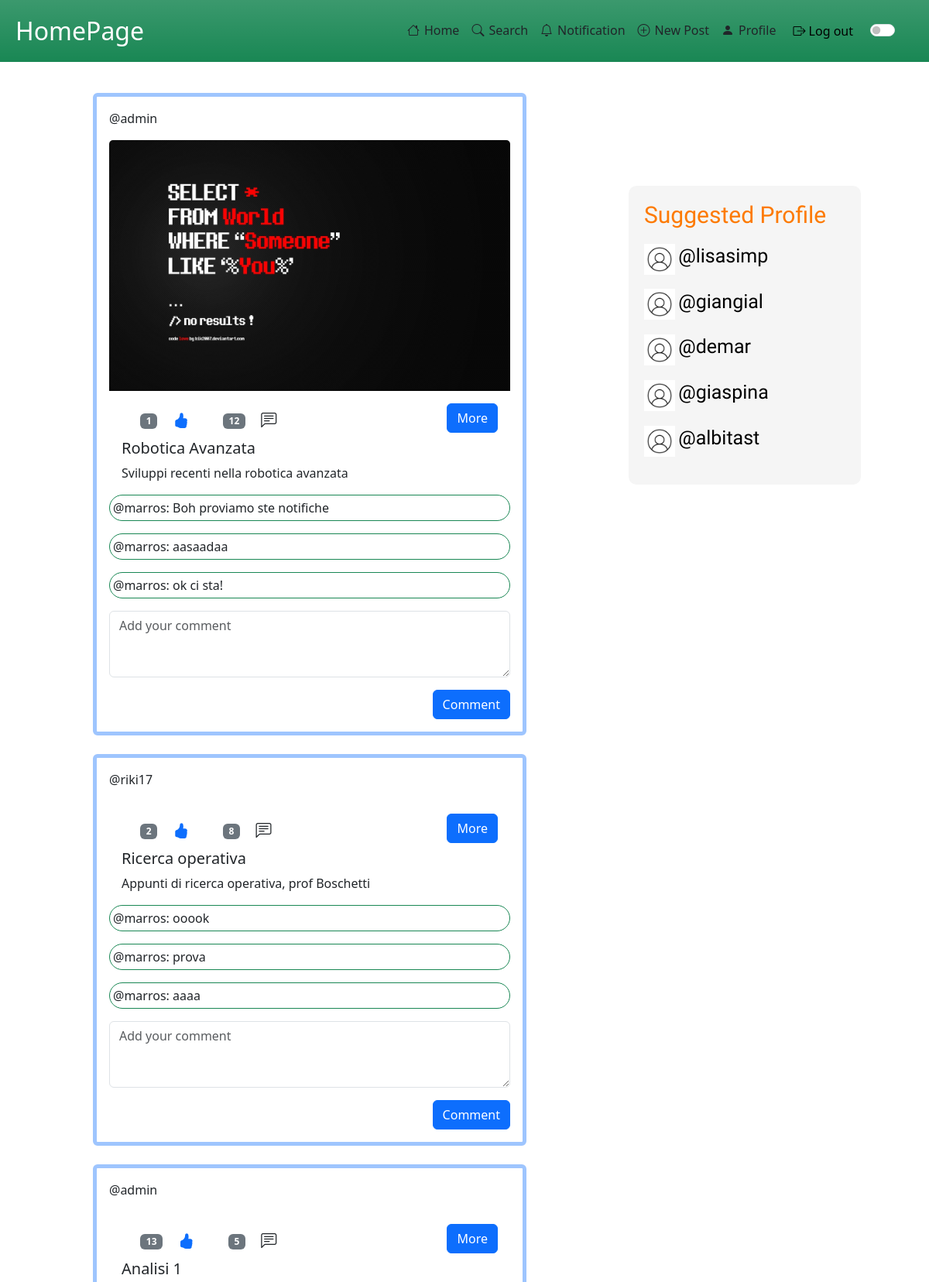
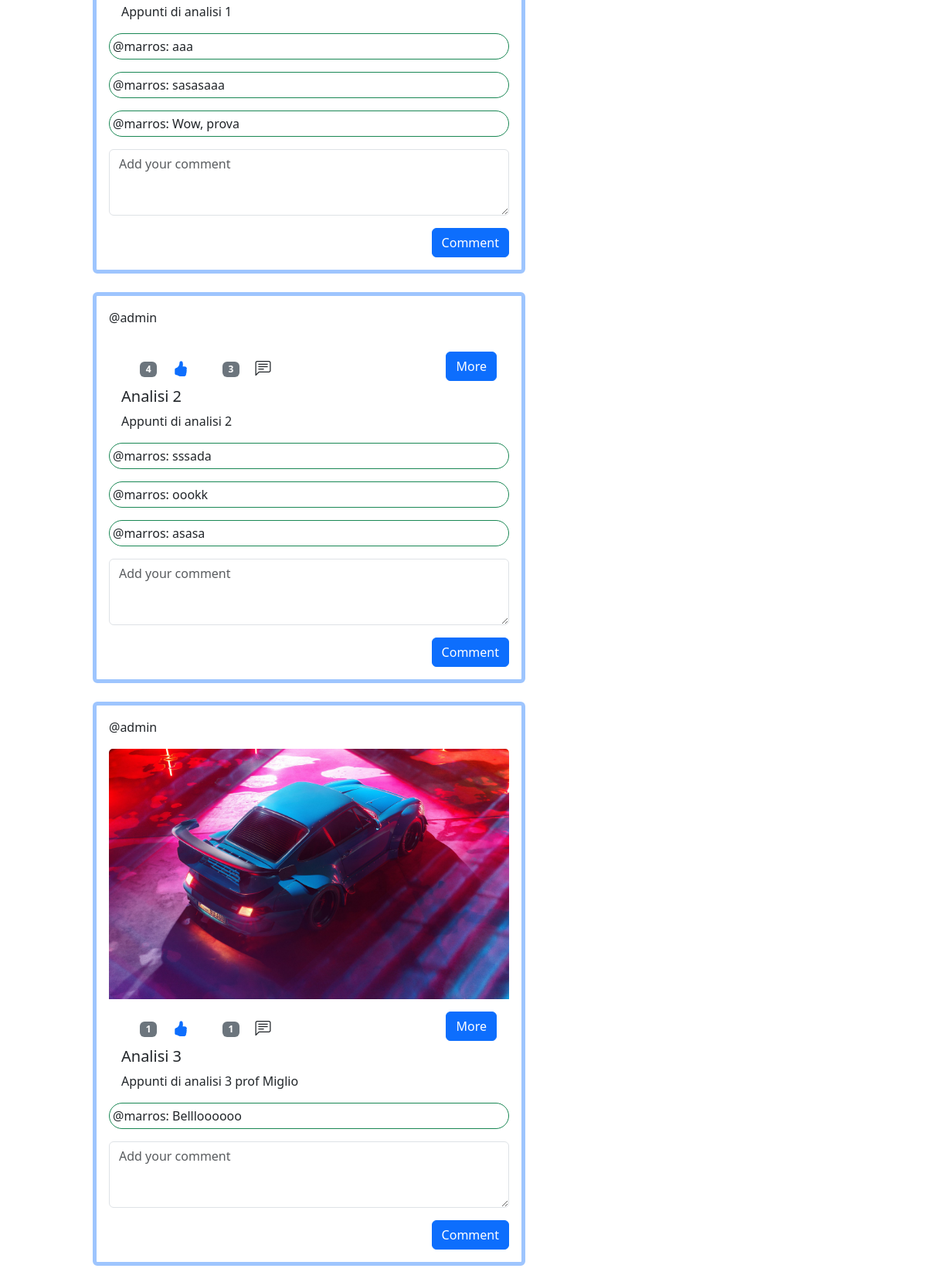
The app's page /website/index.php (signed in, upper part) with its own data (2 pictures, top to bottom).
### tables this page shows
CREATE TABLE `post` (
  `IdPost` int(11) NOT NULL,
  `Title` tinytext NOT NULL,
  `Description` text DEFAULT NULL,
  `NumberVote` int(11) NOT NULL,
  `NumberComment` int(11) NOT NULL,
  `IdUser` int(11) NOT NULL,
  `IdMedia` int(11) NOT NULL,
  `IdPreview` int(11) DEFAULT NULL,
  `IdCategory` int(11) DEFAULT NULL,
  `Date` datetime DEFAULT NULL
);

CREATE TABLE `utente` (
  `IdUser` int(11) NOT NULL,
  `Name` varchar(100) NOT NULL,
  `Surname` varchar(100) NOT NULL,
  `NumberFollower` int(11) NOT NULL,
  `NumberPost` int(11) NOT NULL,
  `Username` varchar(100) NOT NULL,
  `Email` varchar(100) NOT NULL,
  `Password` varchar(255) NOT NULL,
  `Description` tinytext DEFAULT NULL,
  `IdMedia` int(11) DEFAULT NULL
);

CREATE TABLE `media` (
  `IdMedia` int(11) NOT NULL,
  `FileName` tinytext NOT NULL,
  `FilePath` tinytext NOT NULL,
  `Extension` varchar(10) DEFAULT NULL
);

CREATE TABLE `usercomment` (
  `IdComment` int(11) NOT NULL,
  `CommentText` text NOT NULL,
  `IdPost` int(11) NOT NULL,
  `IdUser` int(11) NOT NULL
);

### website/includes/database.php (called while the page is built, shortened)
<?php
class DataBaseHelper
{
    private $db;
    public function __construct($hostname, $username, $password, $dbname, $port)
    {
        $this->db = new mysqli($hostname, $username, $password, $dbname, $port);
    }
    public function execQuery($query, $retType = MYSQLI_BOTH)
    {
        $stmt = $this->db->prepare($query);
        $stmt->execute();
        $res = $stmt->get_result();
        return $res == FALSE ? "" : $res->fetch_all($retType);
    }
};
$dbh = new DataBaseHelper("localhost", "root", "", "noteforall", 3307);

### website/index.php (the view, shortened to what this page needs)
<!DOCTYPE html>
<html lang="en">
<head>
    <link href="https://cdn.jsdelivr.net/npm/bootstrap@5.3.2/dist/css/bootstrap.min.css" rel="stylesheet">
</head>
<body>
    <?php
    require_once("includes/database.php");
    include_once("includes/navbar.php");
    include_once("includes/utils.php");
    $bar = new Navbar("./");
    $bar->drawNavbar("HomePage");
    $query = "SELECT post.*
        FROM post
        JOIN follow ON post.IdUser = follow.IdDst
        WHERE follow.IdSrc = {$_SESSION['userId']}
        ORDER BY post.Date DESC;";
    $res = $dbh->execQuery($query);
    ?>
    <div class="container-fluid mt-3">
        <div class="row">
            <div class="col-lg-8 col-md-12 col-12 justify-content-center" id="postContainer">
                <?php
                $counter = 0;
                foreach ($res as $post) {
                ?>
                    <div class="card border border-5 border-primary-subtle rounded mx-auto mt-4 p-3" style="max-width: 35rem;" id="div<?php echo $post['IdPost']?>">
                        <?php
                        $queryAuthor = "SELECT * from utente WHERE IdUser = {$post['IdUser']};";
                        $authorUser = $dbh->execQuery($queryAuthor)[0];
                        $queryPreview = "SELECT FilePath from media WHERE IdMedia = {$post['IdPreview']};";
                        $previewPath = $dbh->execQuery($queryPreview)[0]['FilePath'];
                        ?>
                        <p><?php echo (drawLinkUsername($authorUser["Username"], $authorUser["IdUser"], "profile/profilePage.php")); ?></p>
                        <img src="<?php echo $previewPath ?>" class="card-img-top img-fluid" alt="">
                        <div class="card-body">
                            <div class="row">
                                <div class="col">
                                    <span class="badge bg-secondary ms-4"><?php echo $post['NumberVote'] ?></span>
                                    <button type="button" class="btn btn-lg <?php echo (getClass($dbh, $post['IdPost']) ? "" : "d-none"); ?>" style="border: none;" onclick="dislikePost('<?php echo $post['IdPost'] ?>','<?php echo $post['IdUser'] ?>')" id="bttLikeFill<?php echo $post['IdPost'] ?>"><i class="bi bi-hand-thumbs-up-fill text-primary"></i></button>
                                    <span class="badge bg-secondary ms-4"><?php echo $post['NumberComment'] ?></span>
                                    <button type="button" class="btn btn-lg" style="border: none;"><i class="bi bi-chat-left-text"></i></button>
                                    <a href="post/viewPost.php?id=<?php echo ($post["IdPost"]); ?>" class="float-end">
                                        <button class="btn btn-primary">More</button>
                                    </a>
                                    <h5 class="card-title"><?php echo $post["Title"] ?></h5>
                                    <p class="card-text"><?php echo $post["Description"] ?></p>
                                </div>
                            </div>
                        </div>
                        <?php
                        $queryComments = "SELECT * FROM usercomment WHERE IdPost = {$post['IdPost']}
                                ORDER BY IdComment DESC LIMIT 3;";
                        $comments = $dbh->execQuery($queryComments);
                        foreach ($comments as $comment) {
                            $queryUserComment = "SELECT Username from utente WHERE IdUser = {$comment['IdUser']};";
                            $userComment = $dbh->execQuery($queryUserComment);
                        ?>
                            <p class="border border-success rounded-pill p-1">@<?php echo $userComment[0]['Username'] ?>: <?php echo $comment['CommentText'] ?></p>
                        <?php
                        }
                        ?>
                        <form action="addComment.php" method="POST">
                            <div class="form-group">
                                <textarea class="form-control" id="textAreaComment" rows="3" placeholder="Add your comment" name="commentText"></textarea>
                                <input type="submit" value="Comment" id="submitComment" class="btn btn-primary mt-3 float-end">
                            </div>
                        </form>
                    </div>
                <?php
                    $counter++;
                    if ($counter == 10) {
                        break;
                    }
                }
                ?>
            </div>
            <div class="col-lg-3 d-none d-lg-block">
                <div style="background: #F5F5F5; position: fixed; top: 30vh; padding: 20px; border-radius: 10px; width: 300px;">
                    <h1 style="font-family: 'Thasadith', sans-serif; font-size: 30px; color: #FD7A01; white-space: nowrap; overflow: hidden; text-overflow: ellipsis; width: 300px;">Suggested Profile</h1>
                    <ul class="list-unstyled">
                        <?php
                        $queryProfile = "SELECT u.*
                            FROM utente u
                            WHERE u.IdUser <> {$_SESSION['userId']}
                            AND u.IdUser NOT IN (SELECT f.IdDst FROM follow f WHERE f.IdSrc = {$_SESSION['userId']})
                            ORDER BY RAND()
                            LIMIT 5;";
                        $res = $dbh->execQuery($queryProfile);
                        foreach ($res as $suggested) {
                        ?>
                            <li class="mt-3">
                                <img src="immagine_profilo.jpg" alt="" width="40" height="40">
                                <a href="profile/profilePage.php?user=<?php echo ($suggested["IdUser"]); ?>" style="font-family: 'Thasadith', sans-serif; font-size: 25px; color: black; text-decoration: none; width: 300px;">@<?php echo $suggested["Username"] ?></a>
                            </li>
                        <?php
                        }
                        ?>
                    </ul>
                </div>
            </div>
        </div>
    </div>
</body>
</html>
<?php
function getClass($dbh, $idPost)
{
    $query = "SELECT * FROM vote WHERE IdPost = '$idPost' AND IdUser = '{$_SESSION['userId']}';";
    $res = $dbh->execQuery($query);
    return count($res) > 0;
}
?>

### website/includes/navbar.php (shortened to what this page needs)
<?php
include_once("utils.php");
?>
<?php
class Navbar
{
    private $homePath;
    private $logout = "includes/logOut.php";
    private $homePage = "index.php";
    private $searchPage = "search/search.php";
    private $notifPage = "notification/notification.php";
    private $newPostPage = "post/newPost.php";
    private $profilePage = "profile/profilePage.php";
    public function __construct($homePath)
    {
        $this->homePath = $homePath;
    }
    public function drawNavbar($pageName)
    {
?>
        <link rel="stylesheet" href="https://cdn.jsdelivr.net/npm/bootstrap-icons@1.11.2/font/bootstrap-icons.min.css">
        <nav class="navbar sticky-top navbar-expand-md bg-success bg-gradient text-white">
            <div class="container-fluid">
                <p class="navbar-brand text-white fs-2 p-2 m-0" href="#"><?php echo ($pageName); ?></p>
                <div class="offcanvas offcanvas-end" tabindex="-1" id="navbarOffcanvasLg" aria-labelledby="navbarOffcanvasLgLabel">
                    <div class="offcanvas-body">
                        <ul class="navbar-nav justify-content-end flex-grow-1 pe-3">
                            <li class="nav-item p-2">
                                <a class="icon-link icon-link-hover link-dark link-underline-opacity-0 link-underline-opacity-75-hover" href="<?php echo (($this->homePath) . ($this->homePage)); ?>">
                                    <i class="bi bi-house mb-2" aria-hidden="true"></i>
                                    Home
                                </a>
                            </li>
                            <li class="nav-item p-2">
                                <a class="icon-link icon-link-hover link-dark link-underline-opacity-0 link-underline-opacity-75-hover" href="<?php echo (($this->homePath) . ($this->searchPage)); ?>">
                                    <i class="bi bi-search mb-2"></i>
                                    Search
                                </a>
                            </li>
                            <li class="nav-item p-2">
                                <a class="icon-link icon-link-hover link-dark link-underline-opacity-0 link-underline-opacity-75-hover" href="<?php echo (($this->homePath) . ($this->notifPage)); ?>">
                                    <i class="bi bi-bell mb-2"></i>
                                    Notification
                                </a>
                            </li>
                            <li class="nav-item p-2">
                                <a class="icon-link icon-link-hover link-dark link-underline-opacity-0 link-underline-opacity-75-hover" href="<?php echo (($this->homePath) . ($this->newPostPage)); ?>">
                                    <i class="bi bi-plus-circle mb-2"></i>
                                    New Post
                                </a>
                            </li>
                            <li class="nav-item p-2">
                                <a class="icon-link icon-link-hover link-dark link-underline-opacity-0 link-underline-opacity-75-hover" href="<?php echo (($this->homePath) . ($this->profilePage)); ?>">
                                    <i class="bi bi-person-fill mb-2"></i>
                                    Profile
                                </a>
                            </li>
                            <li class="nav-item p-2">
                                <form action="<?php echo $this->homePath . $this->logout; ?>">
                                    <button type="submit" style="background: none; border: none;">
                                        <i class="bi bi-box-arrow-right"></i>
                                        Log out
                                    </button>
                                </form>
                            </li>
                            <li class="nav-item p-2">
                                <div class="form-check form-switch">
                                    <input type="checkbox" class="form-check-input" role="switch" id="switchTheme" onclick="changeTheme()">
                                </div>
                            </li>
                        </ul>
                    </div>
                </div>
            </div>
        </nav>
<?php
    }
};
?>

### website/includes/utils.php (shortened to what this page needs)
<?php
function drawLinkUsername($username, $userId, $targetLink) {
    return "<a class=\"text-decoration-none text-reset\" href=\"$targetLink?user=$userId\">@$username</a>";
}

### records on screen
post: IdUser.Username "admin", IdPreview.FilePath (picture), NumberVote "1", NumberComment "12", Title "Robotica Avanzata", Description "Sviluppi recenti nella robotica avanzata"
usercomment: IdUser.Username "marros", CommentText "Boh proviamo ste notifiche"
usercomment: IdUser.Username "marros", CommentText "aasaadaa"
usercomment: IdUser.Username "marros", CommentText "ok ci sta!"
post: IdUser.Username "riki17", NumberVote "2", NumberComment "8", Title "Ricerca operativa", Description "Appunti di ricerca operativa, prof Boschetti"
usercomment: IdUser.Username "marros", CommentText "ooook"
usercomment: IdUser.Username "marros", CommentText "prova"
usercomment: IdUser.Username "marros", CommentText "aaaa"
post: IdUser.Username "admin", NumberVote "13", NumberComment "5", Title "Analisi 1", Description "Appunti di analisi 1"
usercomment: IdUser.Username "marros", CommentText "aaa"
usercomment: IdUser.Username "marros", CommentText "sasasaaa"
usercomment: IdUser.Username "marros", CommentText "Wow, prova"
post: IdUser.Username "admin", NumberVote "4", NumberComment "3", Title "Analisi 2", Description "Appunti di analisi 2"
usercomment: IdUser.Username "marros", CommentText "sssada"
usercomment: IdUser.Username "marros", CommentText "oookk"
usercomment: IdUser.Username "marros", CommentText "asasa"
post: IdUser.Username "admin", IdPreview.FilePath (picture), NumberVote "1", NumberComment "1", Title "Analisi 3", Description "Appunti di analisi 3 prof Miglio"
usercomment: IdUser.Username "marros", CommentText "Bellloooooo"
utente: Username "lisasimp"
utente: Username "giangial"
utente: Username "demar"
utente: $suggested["IdUser"] 30 (drawn), Username "giaspina"
utente: Username "albitast"

### other values on screen
$pageName "HomePage"
